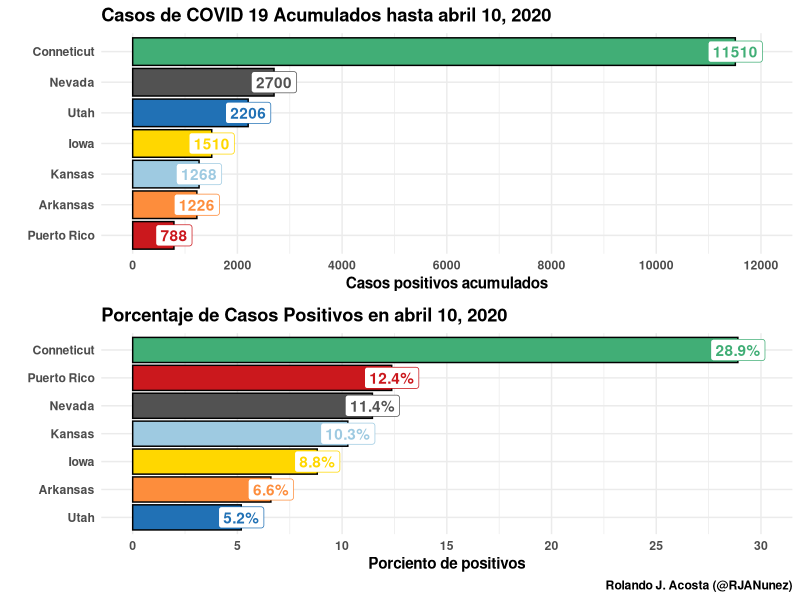

Write R code to recreate this figure.
# -- SOURCE: https://www.politico.com/interactives/2020/coronavirus-testing-by-state-chart-of-new-cases/
library(tidyverse)
library(lubridate)
library(ggrepel)
library(ggthemes)
library(gridExtra)

# -- Data
state   <- c("Kansas", "Arkansas", "Nevada", "Iowa", "Utah", "Conneticut", "Puerto Rico")
colores <- c("#9ecae1","#fd8d3c","#525252","gold","#2171b5","#41ae76","#cb181d")
cases   <- c(1268, 1226, 2700, 1510, 2206, 11510, 788)
tests   <- c(12343, 18578, 23587, 17132, 42546, 39831, 6371)
dat     <- tibble(state, cases, tests, ratio = cases/tests) %>%
            mutate(state = factor(state, levels = state)) %>%
  arrange(desc(tests))

dat

# -- Cumulative cases
a<-dat %>%
  ggplot(aes(reorder(state, cases), cases, fill=state, label=cases)) +
  geom_col(color="black", size=0.50, show.legend = FALSE) +
  xlab("") +
  ggtitle("Casos de COVID 19 Acumulados hasta abril 10, 2020") +
  ylab("Casos positivos acumulados") +
  scale_fill_manual(name="",
                     values = colores) +
  scale_color_manual(name="",
                    values = colores) +
  scale_y_continuous(limits=c(0, 12000),
                     breaks = seq(0, 12000, by=2000)) +
  geom_label(aes(color=state), 
             fill="white",
             fontface="bold",
             show.legend = FALSE) +
  coord_flip() +
  theme_minimal() +
  theme(axis.text  = element_text(face="bold"),
        axis.title = element_text(face="bold"),
        plot.subtitle = element_text(face="bold"),
        plot.title = element_text(face="bold"),
        plot.caption  = element_text(face="bold"))

# -- Porcentaje de casos positivos
b<-dat %>%
  ggplot(aes(reorder(state, ratio), 100*ratio, fill=state, label=paste0(round(100*ratio,1),"%"))) +
  geom_col(color="black", size=0.50, show.legend = FALSE) +
  xlab("") +
  ggtitle("Porcentaje de Casos Positivos en abril 10, 2020") +
  ylab("Porciento de positivos") +
  scale_fill_manual(name="",
                    values = colores) +
  scale_color_manual(name="",
                    values = colores) +
  scale_y_continuous(limits=c(0, 30), 
                     breaks = seq(0, 30, by=5)) +
  geom_label(aes(color=state), 
             fill="white",
             fontface="bold",
             show.legend = FALSE) +
  labs(caption = "Rolando J. Acosta (@RJANunez)") +
  coord_flip() +
  theme_minimal() +
  theme(axis.text  = element_text(face="bold"),
        axis.title = element_text(face="bold"),
        plot.subtitle = element_text(face="bold"),
        plot.title = element_text(face="bold"),
        plot.caption  = element_text(face="bold"))


grid.arrange(a, b)

